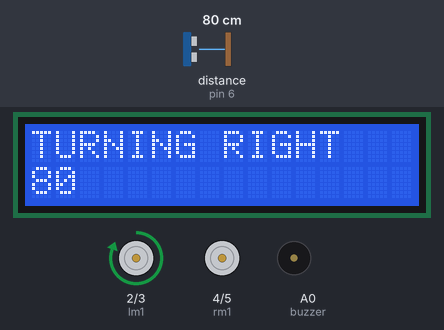
Recording of a sketch running on a simulated Arduino Uno, built with avr-gcc and run on an emulated ATmega328P. On the bench: 16×2 character LCD, motor-driver pin pairs drawn as motors (green arrow = first pin HIGH = forward, orange = second pin HIGH = backward, longer = more drive), buzzer (waves = sounding). Wiring (inferred from the names in the program): ultrasonic range finder: trigger pin 7; echo pin 6. The test bench sets the inputs (shaded band); at power-on: distance to the obstacle (sensor on pin 6) 80 cm. The echo pulse lasts 58.3 µs per cm; WiFi joins after 1.5 s; servers stay silent unless stated.

Above: at 2.48 s.
3.1 s: distance to the obstacle (sensor on pin 6) set to 2 cm
At 4.93 s:
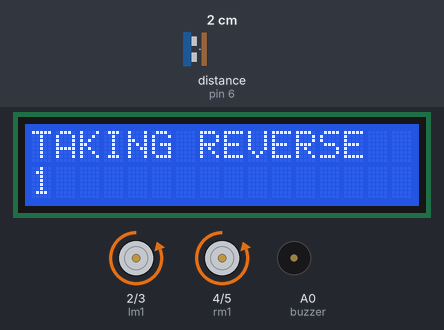
8.2 s: distance to the obstacle (sensor on pin 6) set to 4 cm
At 9.4 s:
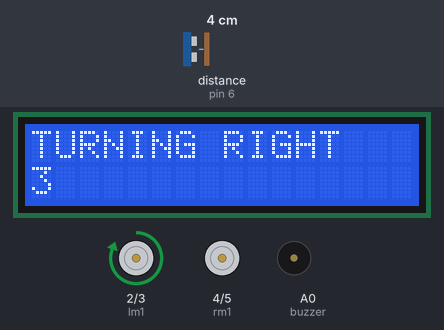
10.3 s: distance to the obstacle (sensor on pin 6) set to 9 cm
At 12.1 s:
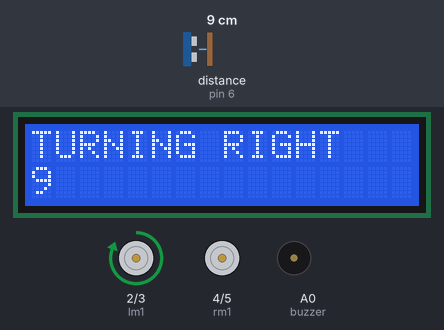
Timing chart, 0 to 18.3 s (numbered marks = the images above; inputs shaded):
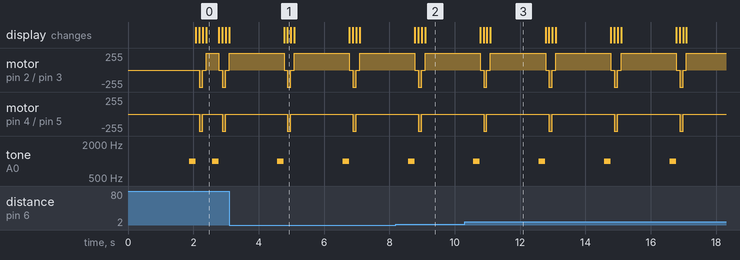

The sketch:

Arduino_fall_detection.ino
```cpp
#include <LiquidCrystal.h>
#include<Blynk.h>
#include <BlynkSimpleStream.h>
#define BLYNK_TEMPLATE_ID "TMPLJxFQgkV6"
#define BLYNK_DEVICE_NAME "iotproject"

char auth[] = "ZyQ96qx0Zwn99ifalQ-_PuVWRTmGps56";
BlynkTimer timer;
LiquidCrystal lcd(8, 9, 10, 11, 12, 13);
const int lm1 = 2;
const int lm2 = 3;
const int rm1 = 4;
const int rm2 = 5;
long duration, inches, cm;
const int pingPin = 7; // Trigger Pin of Ultrasonic Sensor
const int buzzer=A0;
const int echoPin = 6; // Echo Pin of Ultrasonic Sensor
void sendSensor()
{
  pinMode(pingPin, OUTPUT);

  digitalWrite(pingPin, LOW);

  delayMicroseconds(2);

  digitalWrite(pingPin, HIGH);

  delayMicroseconds(10);

  digitalWrite(pingPin, LOW);

  pinMode(echoPin, INPUT);

  duration = pulseIn(echoPin, HIGH);

  inches = microsecondsToInches(duration);

  cm = microsecondsToCentimeters(duration);

  if(cm < 400)
    {
      buzzer_func();

      stop();
      delay(100);

      go_back();
      delay(100);

      stop_again();
      delay(100);

      go_right();
      delay(100);

    }

    else
    {
      go_straight();
      delay(100);
    }
    Blynk.virtualWrite(V5, cm);
    if(cm<10)
    {
       Blynk.email("karangoyanka10@gmail.com", "OBSTACLE ALERT!", "FALL DETECTED");
    }
}
void setup() {
  // put your setup code here, to run once:
  pinMode(lm1, OUTPUT);
  pinMode(lm2, OUTPUT);
  pinMode(rm1, OUTPUT);
  pinMode(rm2, OUTPUT);
  pinMode(buzzer,OUTPUT);
  lcd.begin(16, 2);
  Serial.begin(9600);
  Blynk.begin(Serial, auth);
  timer.setInterval(2000L, sendSensor);


}

void loop() {
  Blynk.run();
  timer.run();
  Blynk.notify("Device started");

}
long microsecondsToInches(long microseconds)
{
return microseconds / 74 / 2;
}

long microsecondsToCentimeters(long microseconds)
{
return microseconds / 29 / 2;
}

void go_straight()
{
  lcd.setCursor(0,0);
  lcd.print("NOTHING AHEAD");
  lcd.setCursor(0,1);
  lcd.print("SAFE TO MOVE FORWARD");

  digitalWrite(lm1,HIGH);
  digitalWrite(lm2,LOW);
  digitalWrite(rm1,HIGH);
  digitalWrite(rm2,LOW);
}
void go_back()
{
  lcd.clear();
  lcd.setCursor(0,0);
  lcd.print("TAKING REVERSE");
  lcd.setCursor(0,1);
  lcd.print(cm);

  digitalWrite(lm2,HIGH);
  digitalWrite(lm1,LOW);
  digitalWrite(rm2,HIGH);
  digitalWrite(rm1,LOW);
}
void stop()
{
   lcd.clear();
  lcd.setCursor(0,0);
  lcd.print("SOMETHING AHEAD");
  lcd.setCursor(0,1);
  lcd.print("STOP!!");

  digitalWrite(lm1,LOW);
  digitalWrite(lm2,LOW);
  digitalWrite(rm1,LOW);
  digitalWrite(rm2,LOW);


}
void stop_again()
{

  lcd.clear();
  lcd.setCursor(0,0);
  lcd.print("STOP FOR TURN");

  digitalWrite(lm1,LOW);
  digitalWrite(lm2,LOW);
  digitalWrite(rm1,LOW);
  digitalWrite(rm2,LOW);
}

void go_right()
{

  lcd.clear();
  lcd.setCursor(0,0);
  lcd.print("TURNING RIGHT");
  lcd.setCursor(0,1);
  lcd.print(cm);

  digitalWrite(lm1,HIGH);
  digitalWrite(lm2,LOW);
  digitalWrite(rm1,LOW);
  digitalWrite(rm2,LOW);
}
void buzzer_func()
{
  tone(buzzer,1000);
  delay(200);
  noTone(buzzer);
}
```

Measured:
- by itself, motor on pin 2 (lm1) / pin 3 (lm2): repeats every 2.0 s: backward 255/255 0.10 s, stopped 0.10 s, forward 255/255 1.7 s, stopped 0.10 s
- by itself, motor on pin 4 (rm1) / pin 5 (rm2): alternates backward 255/255 for 0.10 s and stopped for 1.9 s
- by itself, tone on A0 (buzzer): alternates 1000 Hz for 0.20 s and silent for 1.8 s
- what the display in image 3 shows lasts 1.7 s, from 11.1 s to 12.8 s
